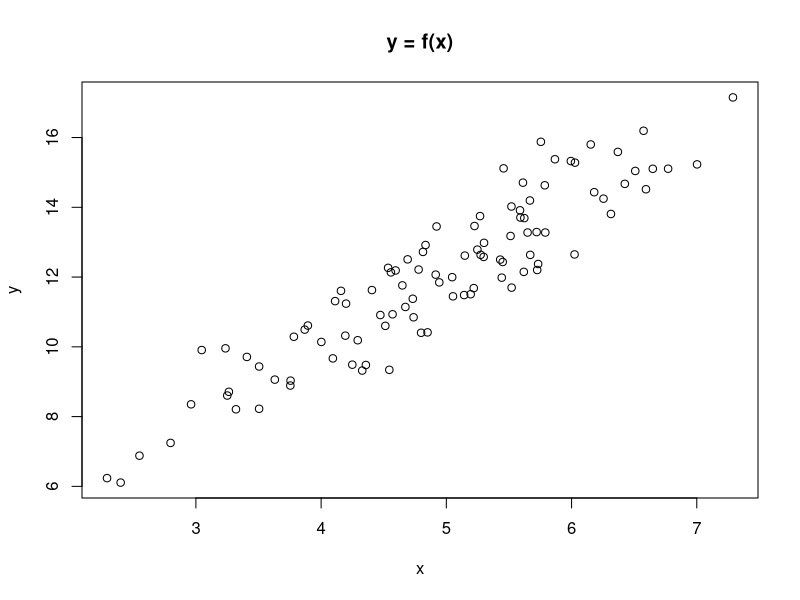
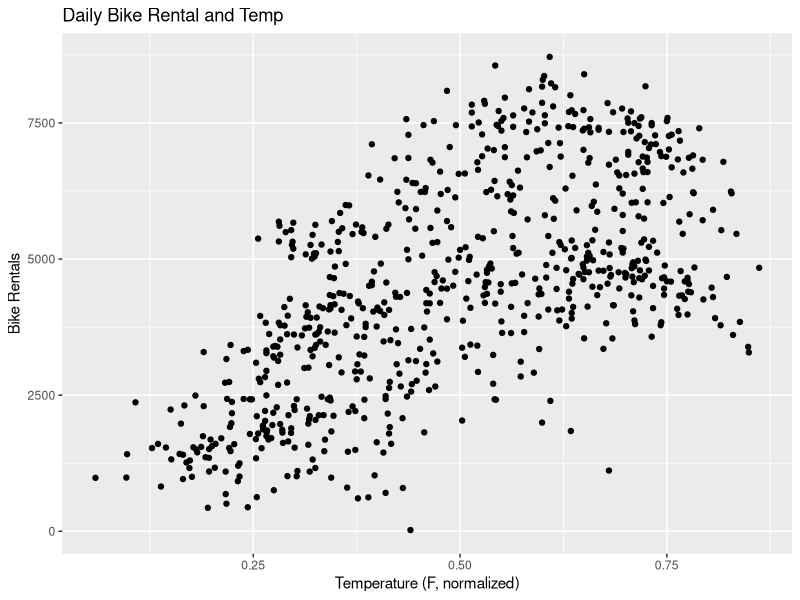
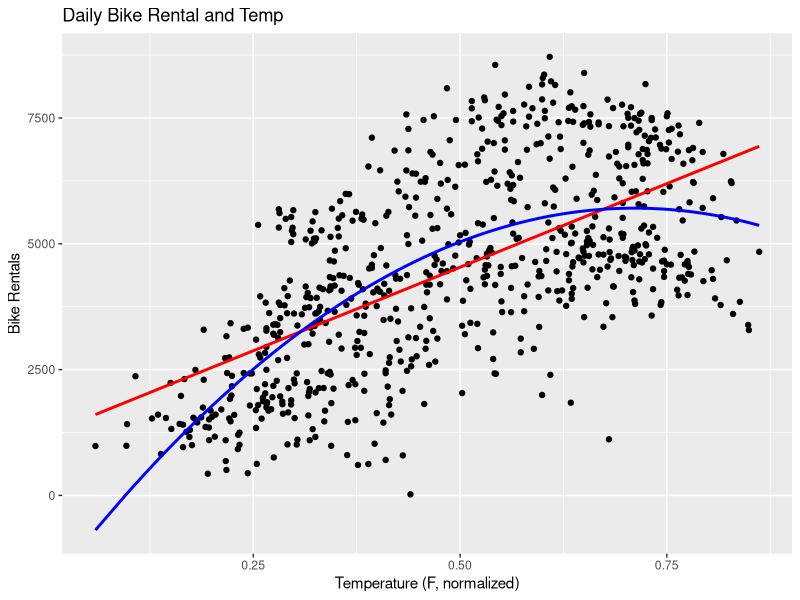
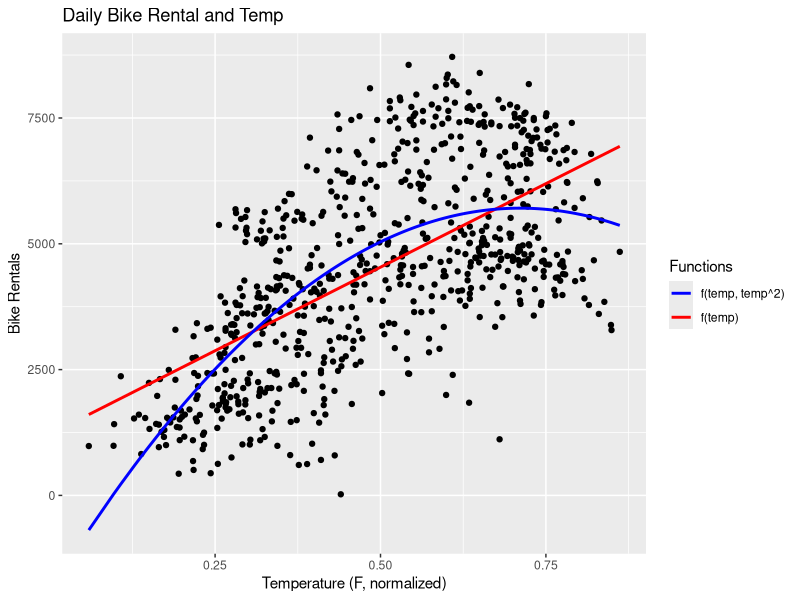

These figures' R source, in order:
## ---- chunk 1
knitr::opts_chunk$set(echo = FALSE, fig.align = "center")

library(tidyverse)
## ---- chunk 2
knitr::include_graphics('https://bookdown.org/yihui/rmarkdown/images/hex-rmarkdown.png')
## ---- chunk 3
x <- rnorm(n = 100, mean = 5, sd = 1)
## ---- chunk 4
y <- 2 +2*x + rnorm(n = length(x))
## ---- chunk 5
plot(x,y, main = 'y = f(x)')
## ---- chunk 6
df_all <- read_csv('data/daily_bike_data.csv')
dftemp <- df_all %>% select(cnt, temp)
## ---- chunk 7
ss_dftemp <- sapply(dftemp,
                    function(x) c(mean(x), min(x), max(x), sd(x))) %>%
  data.frame() %>%
  round(digits = 2)

row.names(ss_dftemp) <- c('mean', 'min', 'max', 'sd')
ss_dftemp %>% knitr::kable(caption = 'Summary Statistics')
## ---- chunk 8
ggplot(dftemp, aes(temp, cnt)) +
  geom_point() +
  labs(title = 'Daily Bike Rental and Temp',
       x = 'Temperature (F, normalized)',
       y = 'Bike Rentals')
## ---- chunk 9
dftemp <- dftemp %>%
  mutate(temp2 = temp^2)

mod1 <- lm(formula = cnt ~ temp, 
           data = dftemp)

mod2 <- lm(formula = cnt ~ temp + temp2, 
           data = dftemp)

pred_mod1 <- predict(mod1, dftemp['temp'])
pred_mod2 <- predict(mod2, dftemp[c('temp', 'temp2')])

dftemp <- dftemp %>% 
  mutate(cnt_mod1 = pred_mod1, 
         cnt_mod2 = pred_mod2)
## ---- chunk 10
ggplot(dftemp, aes(temp, cnt)) +
  geom_point() +
  geom_line(aes(temp, pred_mod1), colour = 'red', size = 1) +
  geom_line(aes(temp, pred_mod2), colour = 'blue', size = 1) +
  labs(title = 'Daily Bike Rental and Temp',
       x = 'Temperature (F, normalized)',
       y = 'Bike Rentals')
## ---- chunk 11
ggplot(dftemp, aes(temp, cnt)) +
  geom_point() +
  geom_line(aes(temp, pred_mod1, color = 'f(temp)'), size = 1) +
  geom_line(aes(temp, pred_mod2, color = 'f(temp, temp^2)'), size = 1) +
  labs(title = 'Daily Bike Rental and Temp',
       x = 'Temperature (F, normalized)',
       y = 'Bike Rentals', 
       color = 'Functions') +
  scale_color_manual(values = c('f(temp)' = 'red', 
                                'f(temp, temp^2)' = 'blue'))
  
